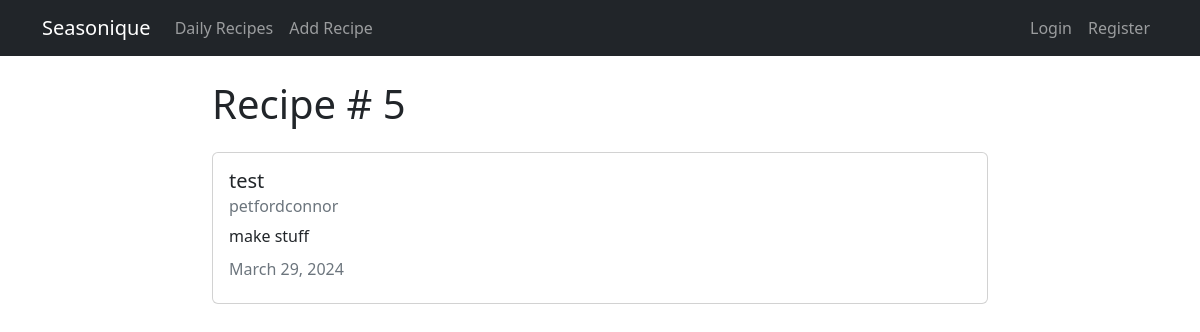
Screenshot of /recipes/5/ with the database file from the repository.
### recipes/models.py (models this page shows, shortened)
class Recipe(models.Model):
  title = models.CharField(max_length=100)
  description = models.TextField()
  author = models.ForeignKey(User, on_delete=models.CASCADE)
  created_at = models.DateTimeField(auto_now_add=True)
  updated_at = models.DateTimeField(auto_now=True)

### recipes/views.py (the view)
# urls.py: path('recipes/<int:pk>/', views.RecipeDetailView.as_view(), name="recipes-detail"),
class RecipeDetailView(DetailView):
    model = models.Recipe

### recipes/templates/recipes/recipe_detail.html (shortened to what this page needs)
{% extends 'recipes/base.html' %}
    {% block content %}
        <h1>Recipe # {{ object.id }}</h1>
        <div class="card my-4">
            <div class="card-body">
              <h5 class="card-title">{{ object.title }}</h5>
              <h6 class="card-subtitle mb-2 text-muted">{{ object.author }}</h6>
              <p class="card-text">{{ object.description }}</p>
              <h6 class="card-subtitle mb-2 text-muted">{{ object.updated_at|date:"F d, Y" }}</h6>
            </div>
          </div>
        </div>
    {% endblock content %}

### rows the page displays
Recipe: id "5", title "test", author "petfordconnor", description "make stuff", updated_at "March 29, 2024"
